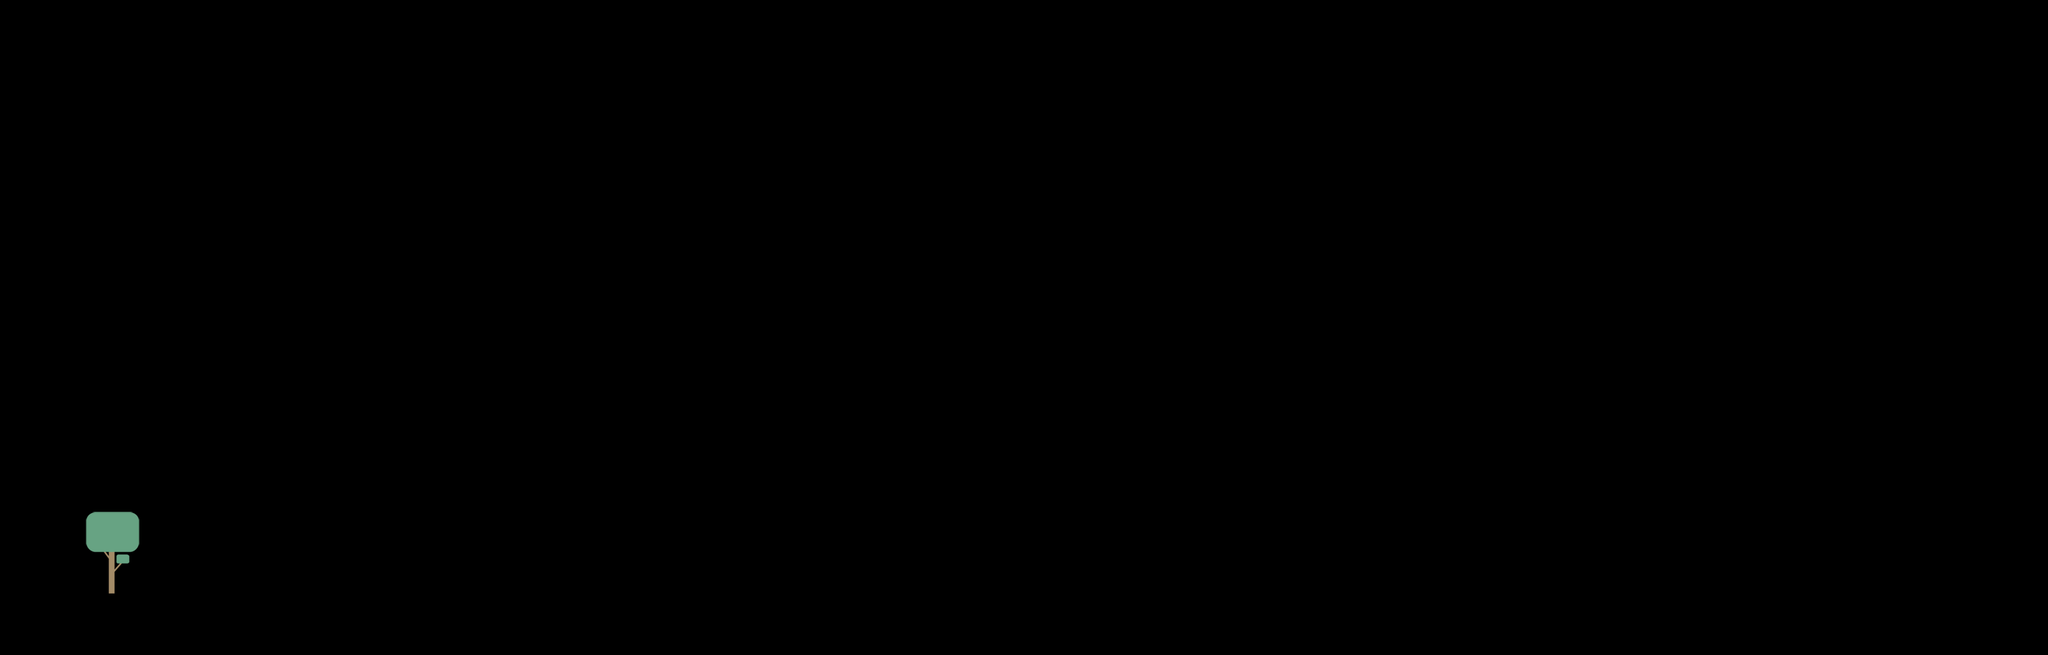

A level layout from a 2D game, rendered from its tile map. Below: a short description, then the map file with tile-grid data replaced by summaries:
An orthogonal 100x32 tile map with 32x32 px tiles, 1 tile layer (Tile Layer 1), 2 tilesets and 3 objects (player_png, player, floor).

<map version="1.0" orientation="orthogonal" renderorder="right-down" width="100" height="32" tilewidth="32" tileheight="32">
 <tileset firstgid="1" name="triggers" tilewidth="32" tileheight="32">
  <image source="triggers.png" width="192" height="32" />
  <tile id="0">
   <properties>
    <property name="player" value="yes" />
   </properties>
  </tile>
 </tileset>
 <tileset firstgid="7" name="arbol_1" tilewidth="32" tileheight="32">
  <image source="arbol1.png" width="96" height="128" />
 </tileset>
 <layer name="Tile Layer 1" width="100" height="32">
  <data>[3200 cells, 12 non-empty, 12 distinct tile ids]</data>
 </layer>
 <objectgroup name="triggers">
  <object name="player_png" gid="1" x="64" y="928" />
  <object name="player" x="64" y="896" width="32" height="32">
   <properties>
    <property name="player" value="yes" />
   </properties>
  </object>
  <object name="floor" x="0" y="928" width="3200" height="96">
   <properties>
    <property name="blockers" value="t" />
   </properties>
  </object>
 </objectgroup>
</map>
